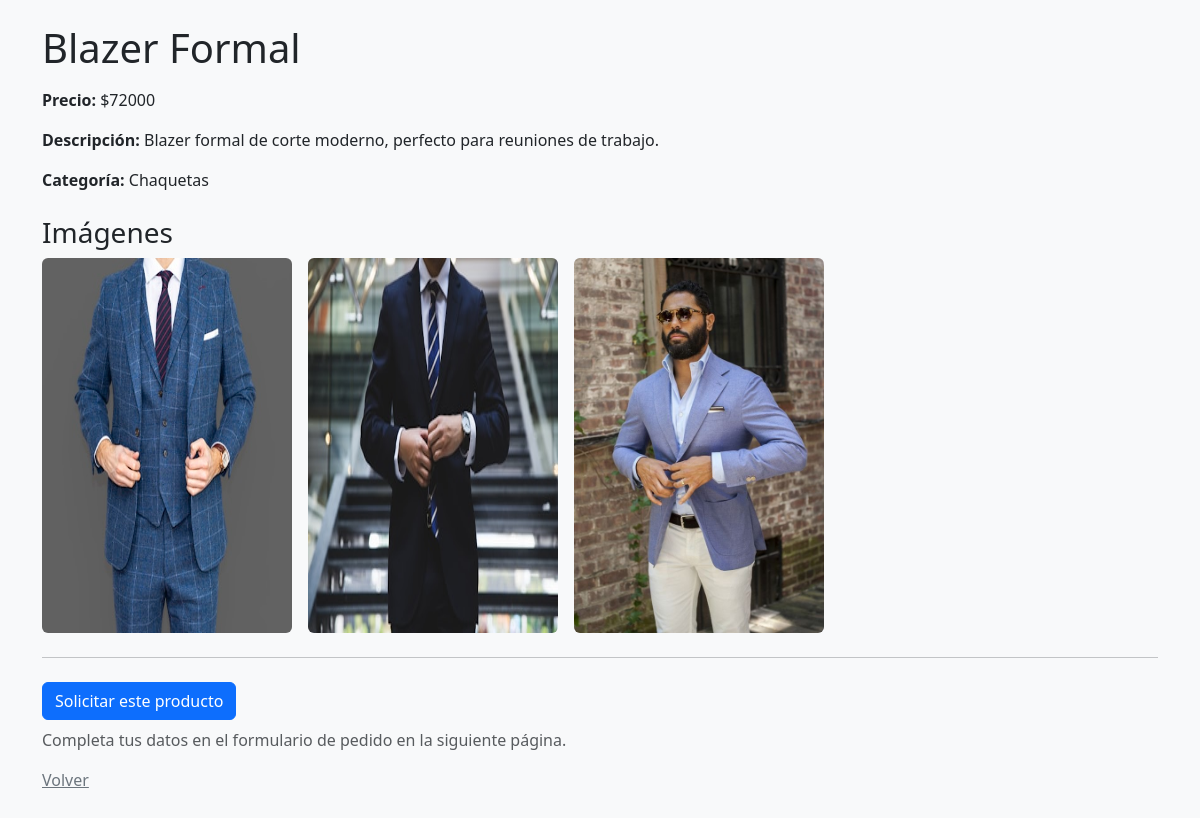
The app's page /productos/17/ with its own data.
### appTienda/models.py (models this page shows, shortened)
class Producto(models.Model):
    nombre = models.CharField(max_length=120)
    descripcion = models.TextField()
    categoria = models.ForeignKey(Categoria, on_delete=models.CASCADE)
    precio_base = models.PositiveIntegerField()
    destacado = models.BooleanField(default=False)
    class Meta:
        ordering = ['nombre']
    imagen1 = models.ImageField(upload_to='productos/', null=True, blank=True)
    imagen2 = models.ImageField(upload_to='productos/', null=True, blank=True)
    imagen3 = models.ImageField(upload_to='productos/', null=True, blank=True)

class Categoria(models.Model):
    nombre = models.CharField(max_length=100)
    class Meta:
        ordering = ['nombre']

### appTienda/views.py (the view)
# urls.py: path('productos/<int:id>/', views.producto_detalle, name="producto_detalle"),
def producto_detalle(request, id):
    producto = get_object_or_404(Producto, id=id)
    return render(request, "producto_detalle.html", {"producto": producto})

### appTienda/templates/producto_detalle.html (shortened to what this page needs)
<!DOCTYPE html>
<html lang="es">
<head>
  <link
    href="https://cdn.jsdelivr.net/npm/bootstrap@5.3.3/dist/css/bootstrap.min.css"
    rel="stylesheet"
  />
</head>
<body class="bg-light">
  <div class="container py-4">
    <h1 class="mb-3">{{ producto.nombre }}</h1>
    <p><strong>Precio:</strong> ${{ producto.precio_base }}</p>
    <p><strong>Descripción:</strong> {{ producto.descripcion }}</p>
    <p><strong>Categoría:</strong> {{ producto.categoria.nombre }}</p>
    <h3 class="mt-4">Imágenes</h3>
    <div class="d-flex gap-3 flex-wrap">
      {% if producto.imagen1 %}
        <img src="{{ producto.imagen1.url }}" class="img-fluid rounded" style="max-width: 250px;">
      {% endif %}
      {% if producto.imagen2 %}
        <img src="{{ producto.imagen2.url }}" class="img-fluid rounded" style="max-width: 250px;">
      {% endif %}
      {% if producto.imagen3 %}
        <img src="{{ producto.imagen3.url }}" class="img-fluid rounded" style="max-width: 250px;">
      {% endif %}
    </div>
    <hr class="my-4">
    <a class="btn btn-primary" href="{% url 'pedir' %}?producto_id={{ producto.id }}">Solicitar este producto</a>
    <p class="mt-2 text-muted">Completa tus datos en el formulario de pedido en la siguiente página.</p>
    <p class="mt-3"><a href="/productos/" class="link-secondary">Volver</a></p>
  </div>
</body>
</html>

### records on screen
Producto: nombre "Blazer Formal", precio_base "72000", descripcion "Blazer formal de corte moderno, perfecto para reuniones de trabajo.", categoria.nombre "Chaquetas", imagen1 (picture), imagen2 (picture), imagen3 (picture)
